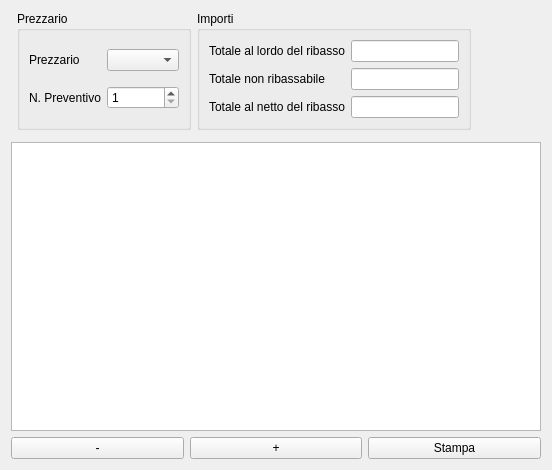
<?xml version="1.0" encoding="UTF-8"?>
<ui version="4.0">
 <class>AccountingTreeGUI</class>
 <widget class="QWidget" name="AccountingTreeGUI">
  <property name="geometry">
   <rect>
    <x>0</x>
    <y>0</y>
    <width>552</width>
    <height>470</height>
   </rect>
  </property>
  <property name="windowTitle">
   <string>Vista computo</string>
  </property>
  <layout class="QGridLayout" name="generalLayout">
   <item row="0" column="2">
    <widget class="QGroupBox" name="amountsGroupBox">
     <property name="title">
      <string>Importi</string>
     </property>
     <layout class="QGridLayout" name="amountsLayout">
      <item row="1" column="0">
       <widget class="QLabel" name="amountNotToBeDiscountedLabel">
        <property name="text">
         <string>Totale non ribassabile</string>
        </property>
       </widget>
      </item>
      <item row="0" column="1">
       <widget class="QLineEdit" name="totalAmountToBeDiscountedLineEdit">
        <property name="readOnly">
         <bool>true</bool>
        </property>
       </widget>
      </item>
      <item row="1" column="1">
       <widget class="QLineEdit" name="amountNotToBeDiscountedLineEdit">
        <property name="readOnly">
         <bool>true</bool>
        </property>
       </widget>
      </item>
      <item row="0" column="0">
       <widget class="QLabel" name="totalAmountToBeDiscountedLabel">
        <property name="text">
         <string>Totale al lordo del ribasso</string>
        </property>
       </widget>
      </item>
      <item row="2" column="0">
       <widget class="QLabel" name="totalAmountLabel">
        <property name="text">
         <string>Totale al netto del ribasso</string>
        </property>
       </widget>
      </item>
      <item row="2" column="1">
       <widget class="QLineEdit" name="totalAmountLineEdit">
        <property name="readOnly">
         <bool>true</bool>
        </property>
       </widget>
      </item>
     </layout>
    </widget>
   </item>
   <item row="0" column="3" rowspan="2">
    <spacer name="horizontalSpacer">
     <property name="orientation">
      <enum>Qt::Horizontal</enum>
     </property>
     <property name="sizeHint" stdset="0">
      <size>
       <width>40</width>
       <height>20</height>
      </size>
     </property>
    </spacer>
   </item>
   <item row="2" column="0" colspan="4">
    <widget class="QTreeView" name="treeView">
     <property name="selectionMode">
      <enum>QAbstractItemView::ExtendedSelection</enum>
     </property>
    </widget>
   </item>
   <item row="3" column="0" colspan="4">
    <layout class="QHBoxLayout" name="horizontalLayout">
     <item>
      <widget class="QPushButton" name="delPushButton">
       <property name="text">
        <string>-</string>
       </property>
      </widget>
     </item>
     <item>
      <widget class="QPushButton" name="addPushButton">
       <property name="text">
        <string>+</string>
       </property>
      </widget>
     </item>
     <item>
      <widget class="QPushButton" name="printPushButton">
       <property name="text">
        <string>Stampa</string>
       </property>
      </widget>
     </item>
    </layout>
   </item>
   <item row="0" column="1">
    <widget class="QGroupBox" name="groupBox_2">
     <property name="title">
      <string>Prezzario</string>
     </property>
     <layout class="QGridLayout" name="gridLayout_3">
      <item row="0" column="1">
       <widget class="QComboBox" name="priceListComboBox"/>
      </item>
      <item row="1" column="1">
       <widget class="QSpinBox" name="currentPriceDataSetSpinBox">
        <property name="minimum">
         <number>1</number>
        </property>
       </widget>
      </item>
      <item row="0" column="0">
       <widget class="QLabel" name="priceListComboBoxLabel">
        <property name="text">
         <string>Prezzario</string>
        </property>
       </widget>
      </item>
      <item row="1" column="0">
       <widget class="QLabel" name="currentPriceDataSetSpinBoxLabel">
        <property name="text">
         <string>N. Preventivo</string>
        </property>
       </widget>
      </item>
     </layout>
    </widget>
   </item>
  </layout>
 </widget>
 <resources/>
 <connections/>
</ui>
